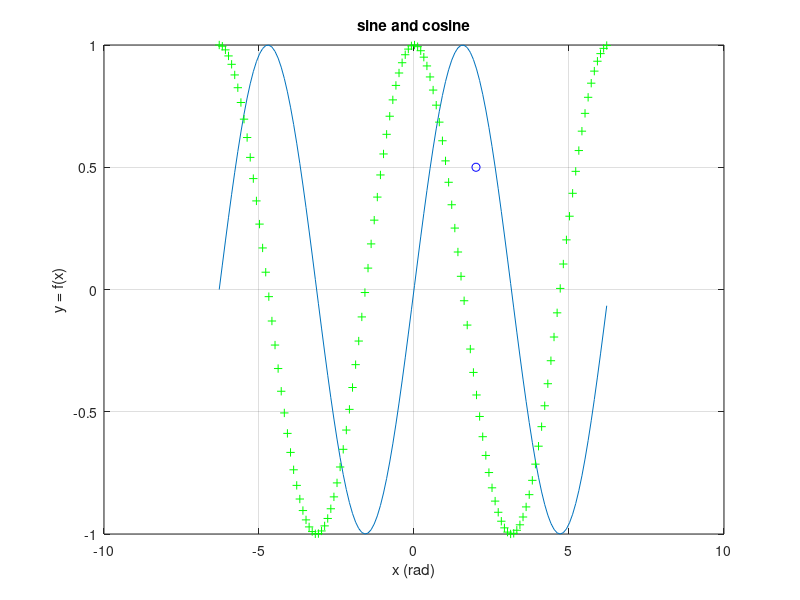

Here is the MATLAB script that generated this plot:
% GNU Octave is a (programmable) calculator and is very good at performing
% matrix operations. The basic syntax is the same as MATLAB's. At Octave's
% command prompt, a command can be entered. If you end a line with a semicolon,
% the output is suppressed. If the output is longer than one screen, you might
% have to press 'q' to get back to the prompt. Everything you enter at the
% prompt can as well be written into a script file with extension .m (like this
% one). Scripts can be executed by calling its name. Comments are done with the
% '%' sign.

%%%%%% GETTING HELP
% The command 'help <command>' displays the help text for the desired
% command.
help rand

% Search for the given string in the help text of all functions.
lookfor eigenvalues

% List all currently defined variables
who

% Delete all variables defined until now
clear

% Clear screen
clc

%Turn off output pagination
more off

%%%%%% DATA ENTRY

% Vectors and matrices are entered using square brackets [ ]. 
% Elements are seperated by a space or a comma, a new row is
% started with a semicolon:

% A 1x4 row vector
a  = [ 1, 2, 3, 4 ]
a2 = [ 1 2 3 4 ]

% A 2x2 matrix
A  = [ 1, 2; 3, 4 ]
A2 = [ 1 2; 3 4 ]
% Get the size of a matrix
size(A)
size(A,1)
size(A,2)

%%%%%% DATA GENERATION

% Generate a row vector with elements 1, ..., 10
b = [1:10]

% Generate a row vector with elements 1, 1.1, 1.2, ..., 10
c = [1:0.1:10]
% Get the length of a vector
length(c)


% Create a 2x3 matrix filled with zeros or ones respectively
C = zeros(2,3)
D = ones(2,3)

% Create a 2x2 identity matrix
E = eye(2)

%Create matrix from other matrices/vectors (dimensions must agree)
X = [c;c]
Y = [A2 A2]
help repmat
Z = repmat(A,2,3)

% Create a column vector of 10 uniformly distributed random numbers
% between 5 and 15.
u = unifrnd(5, 15, 10, 1)
% Create a 5x5 matrix with normally distributed random variables with a
% mean of 2.5 and a sigma of 5.0.
N = normrnd(2.5, 5.0, 5, 5)

%%%%%% DATA ACCESS

% All indices in Octave start with 1, as opposed to 0 as usual in other
% programming languages.

% Retrieve the element in row 1 and column 2
A(1,2)

% Retrieve all elements of row 1 in the matrix
A(1,:)

% Retrieve all elements of column 2 in the matrix
A(:,2)

% Retrieve a submatrix
Z2 = Z(1:2,3:6)

% Retrieve every third element of a vector
x = [1:20]
x2 = x(1:3:length(x))

% Saving and loading data
save A
clear A
load A

%%%%%% MATRIX OPERATIONS

% Transpose
A'

% Matrix addition, subtraction, multiplication and inversion 
F = A + E + C * D'
G = F * inv(F)

% Element-wise operations
H = A * 2 + A .* E + A .^ 2

% Matrix-scalar addition/multiplication
threes = 3 + zeros(3)
tens = 10*ones(3)

%%%%%% OTHER FUNCTIONS 
% Can be used on scalars as well as matrices. When applied to matrices the
% operations are performed elementwise.
a = 2
b = 3
v = [2 4 6]
w = [3 5 7]
sin(a)
sin(v)
cos(a)
cos(v)
atan2(a, b)
atan2(v, w)
sqrt(a)
sqrt(v)

%%%%%% PROGRAMMING CONSTRUCTS

% Functions
% Functions have the following layout:
% function [retval1, retval2, ...] <function_name>(arg1, arg2, ...)
%     <function body>
% end
% Returning values is performed by assigning values to the return values
% defined in the header of the function.
function y = add_two_numbers(a, b)
    y = a + b;
end

% For loops
for i=[1:10]
   if mod(i,2) == 0
      disp(['even: ', num2str(i)])
   else
      disp(['odd: ', num2str(i)])
   endif
endfor

% Always try to vectorize operations when possible!
v1 = [1:10]
v2 = [3:12]
dotProduct = 0

for i=1:length(v1)
   dotProduct = dotProduct + v1(i)*v2(i)
endfor
% Better:
dotProduct = sum(v1.*v2)


%%%%%% BASIC PLOTTING

% Create a vector of values in the range [1, 10] with an increment of 0.1
% and suppress the output (semicolon at the end).
x = -2*pi:0.1:2*pi;
% Compute sin() for all elements of the vector
y = sin(x);

% Close all existing plot windows
close all
% Plot the the values of x against those in y
plot(x, y)
% Draw following plots into the same figure. If this is not set subsequent
% plots erase the previously generated plots.
hold on
% Plot the cosine of the data points in green (g) with markers (+)
% instead of lines.
plot(x, cos(x), '+g');
% Plot a blue point
plot(2, 0.5, 'ob');

title("sine and cosine")
xlabel('x (rad)')
ylabel('y = f(x)')

% Add a grid
grid on
%Useful options: 'markersize', 'linewidth'
%See also the commands: xlabel, ylabel, title

% Save the complete plot to a file.
print('/tmp/plot.png', '-dpng')

